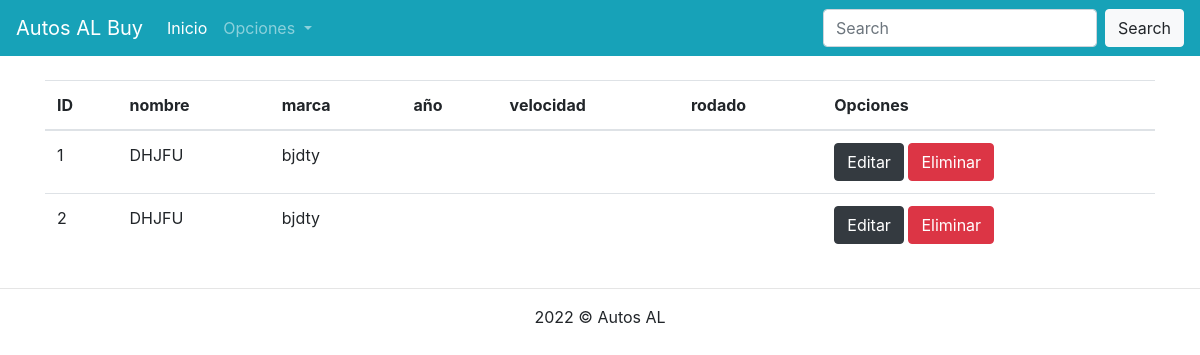
The page /consultarDatos.php on the database its author committed.
### tables this page shows
CREATE TABLE `autos` (
  `id` int(11) NOT NULL,
  `nombre` varchar(100) NOT NULL,
  `marca` varchar(80) NOT NULL,
  `Año` date NOT NULL,
  `Velocidad` varchar(10) NOT NULL,
  `Rodado` varchar(10) NOT NULL
);

### consultarDatos.php (the view, shortened to what this page needs)
<!DOCTYPE html>
<html lang="en">
<head>
    <link rel="stylesheet" href="css/bootstrap.css">
</head>
<body>
    <?php
      include 'conexion.php';
      $sql = "select * from autos";
      $datos = $conexion->query($sql);
    ?>
    <?php
      include 'menu.php';
    ?>
    <div class="container">
        <div class="row">
            <div class="col-12">
                <table class="table table-hover">
                    <thead>
                        <tr>
                            <th>ID</th>
                            <th>nombre</th>
                            <th>marca</th>
                            <th>año</th>
                            <th>velocidad</th>
                            <th>rodado</th>
                            <th>Opciones</th>
                        </tr>
                    </thead>
                    <tbody>
                      <?php if($datos->num_rows > 0) {
                          while($row = $datos->fetch_assoc()) {
                      ?>
                        <tr>
                            <td><?php echo $row["id"]; ?></td>
                            <td><?php echo $row["nombre"]; ?></td>
                            <td><?php echo $row["marca"]; ?></td>
                            <td><?php echo $row["año"]; ?></td>
                            <td><?php echo $row["velocidad"]; ?></td>
                            <td><?php echo $row["rodado"]; ?></td>
                            <td>
                                <a href="actualizarRegistro.php?id=<?php echo $row["id"]; ?>" class="btn btn-dark">Editar</a>
                                <a href="eliminarRegistro.php?id=<?php echo $row["id"]; ?>" class="btn btn-danger">Eliminar</a>
                            </td>
                        </tr>
                      <?php
                      }
                    }
                      ?>
                    </tbody>
                </table>
            </div>
        </div>
    </div>
    <footer class="text-center">
        <hr>
        2022 &copy; Autos AL
    </footer>
</body>
</html>

### rows shown on the page
autos: id "1", nombre "DHJFU", marca "bjdty"
autos: id "2", nombre "DHJFU", marca "bjdty"
